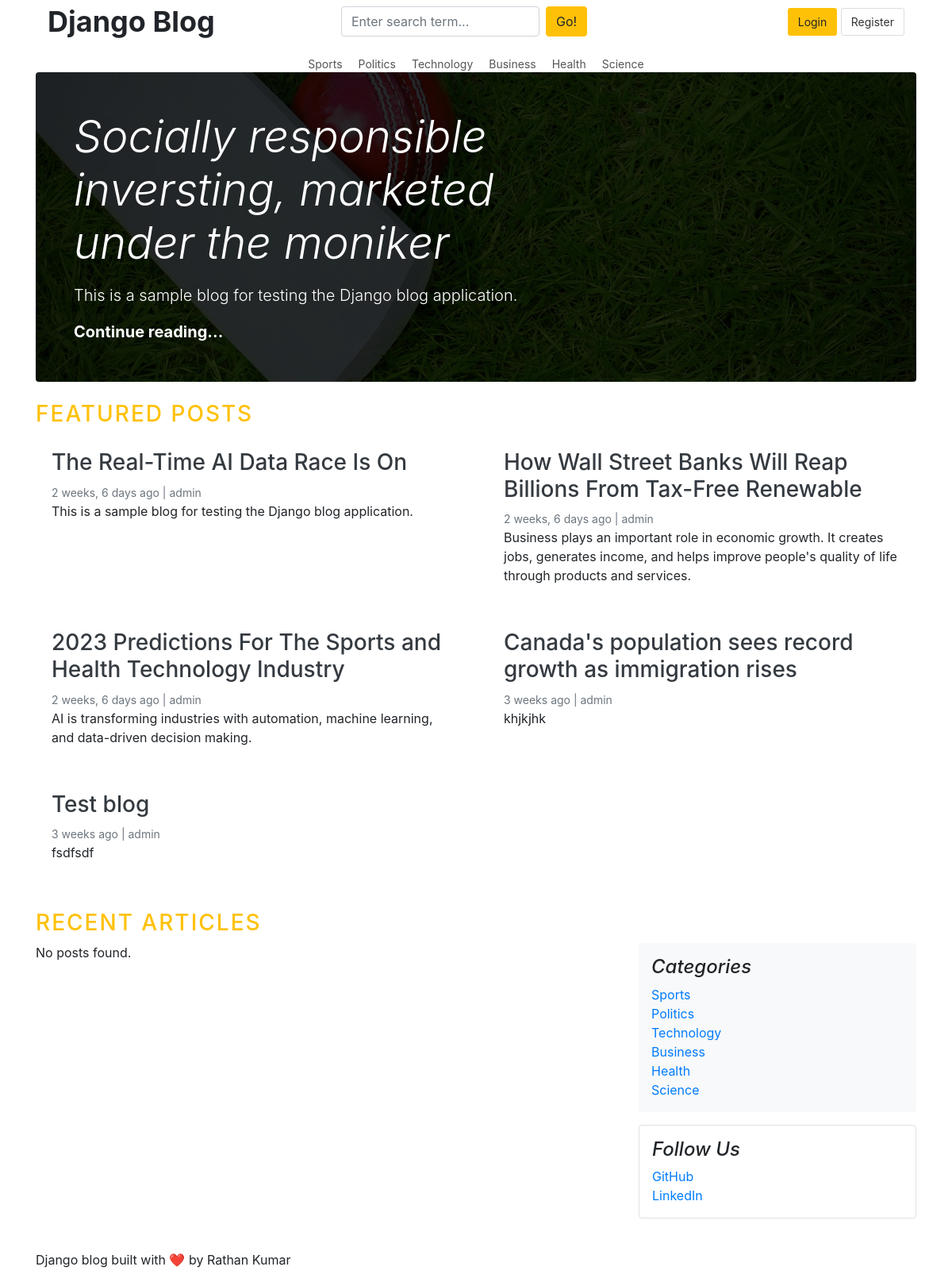
The app's page /, older data.
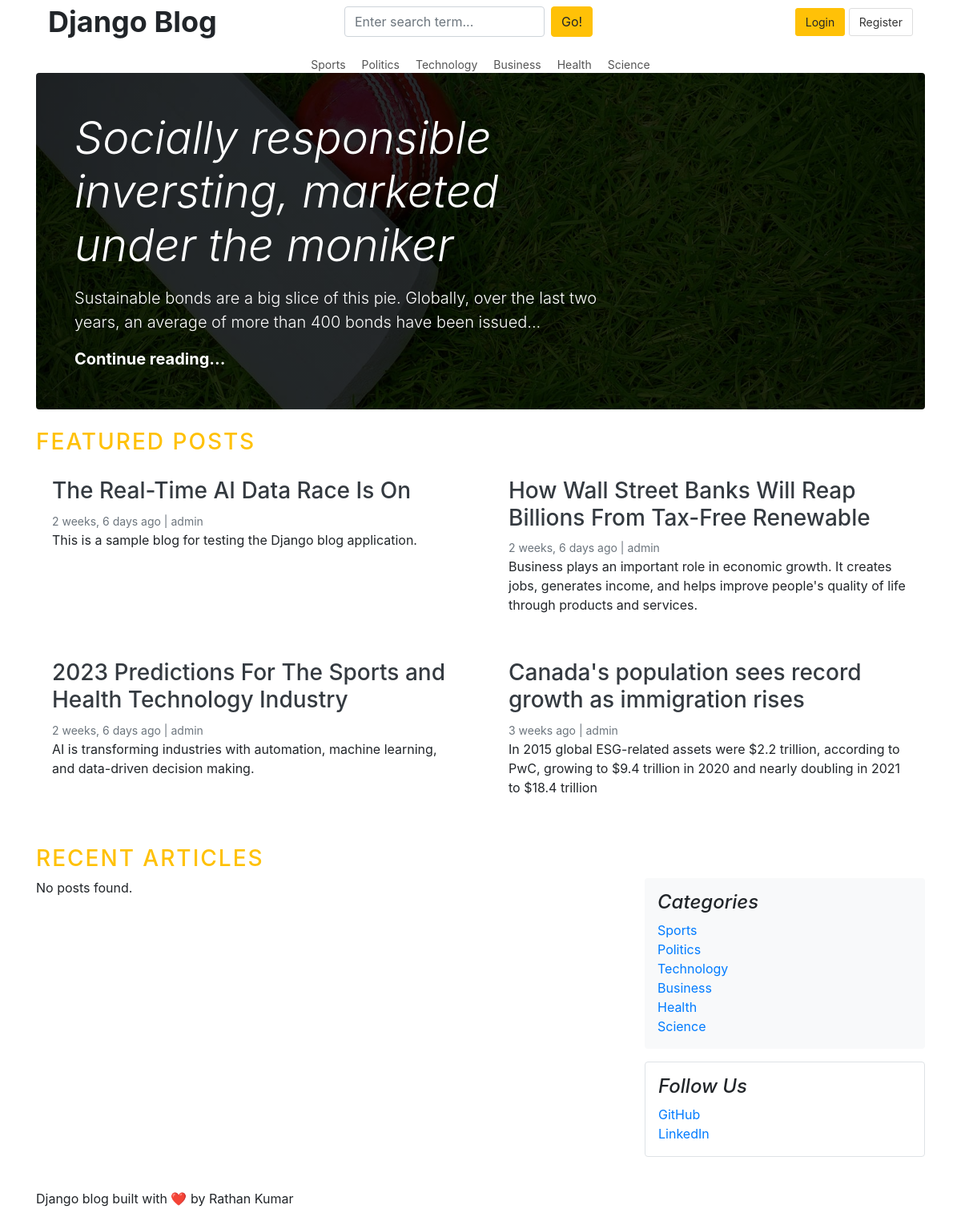
The same page, newer data.
### blog/models.py (models this page shows, shortened)
class Category(models.Model):
    category_name = models.CharField(max_length=50, unique=True)
    created_at = models.DateTimeField(auto_now_add=True)
    updated_at = models.DateTimeField(auto_now=True)
    class Meta:
        verbose_name_plural = 'categories'

class Blog(models.Model):
    title = models.CharField(max_length=100)
    slug = models.SlugField(max_length=150, unique=True, blank=True)
    category = models.ForeignKey(Category, on_delete=models.CASCADE)
    author = models.ForeignKey(User, on_delete=models.CASCADE)
    featured_image = models.ImageField(upload_to='uploads/%Y/%m/%d')
    short_description = models.TextField(max_length=500)
    blog_body = models.TextField(max_length=2000)
    status = models.CharField(max_length=20, choices=STATUS_CHOICES, default="Draft")
    is_featured = models.BooleanField(default=False)
    created_at = models.DateTimeField(auto_now_add=True)
    updated_at = models.DateTimeField(auto_now=True)

### blog/views.py (the view)
# urls.py: path('', views.home, name='home'),
def home(request):
    featured_posts = Blog.objects.filter(
        status='Published',
        is_featured=True
    ).order_by('-created_at')
    posts = Blog.objects.filter(
        status='Published'
    ).exclude(
        is_featured=True
    ).order_by('-created_at')
    paginator = Paginator(posts, 3)  # Show 3 posts per page
    page_number = request.GET.get('page')
    page_obj = paginator.get_page(page_number)
    context = {
        'featured_posts': featured_posts,
        'posts': page_obj,  # Changed from 'posts' to 'page_obj'
        'active_page': 'home',
    }
    return render(request, 'home.html', context)

### blog/context_processor.py (called while the page is built)
def categories_processor(request):
    try:
        categories = Category.objects.all()
        return {'categories': categories}
    except:
        return {'categories': []}

def social_links_processor(request):
    try:
        social_links = SocialLink.objects.all()
        return {'social_links': social_links}
    except:
        return {'social_links': []}

def about_processor(request):
    try:
        about = AboutUs.objects.first()
        return {'about': about}
    except:
        return {'about': None}

### blog_main/templates/home.html (shortened to what the changed rows need)
{% extends 'base.html' %}
{% block content %}
{% if featured_posts %}
    {% for post in featured_posts %}
        {% if forloop.first %}
            <div class="jumbotron p-3 p-md-5 text-white rounded bg-dark mb-4"
                 {% if post.featured_image %}
                 style="background-image: linear-gradient(rgba(0,0,0,0.6), rgba(0,0,0,0.6)), url('{{ post.featured_image.url }}');
                        background-size: cover;
                        background-position: center;
                        background-blend-mode: overlay;"
                 {% endif %}>
                <div class="col-md-8 px-0">
                    <h1 class="display-4 font-italic">
                        {{ post.title }}
                    </h1>
                    <p class="lead my-3">
                        {{ post.short_description|truncatewords:25 }}
                    </p>
                    <p class="lead mb-0">
                        <a href="{% url 'blog' post.slug %}" class="text-white font-weight-bold">
                            Continue reading...
                        </a>
                    </p>
                </div>
            </div>
        {% endif %}
    {% endfor %}
{% endif %}
{% if featured_posts|length > 1 %}
    <h3 class="text-uppercase text-warning mt-4" style="letter-spacing: 2px;">
        Featured Posts
    </h3>
    <div class="row mb-4">
        {% for post in featured_posts %}
            {% if not forloop.first %}
                <div class="col-md-6 mb-3">
                    <div class="card border-0">
                        <div class="card-body">
                            <h3>
                                <a href="{% url 'blog' post.slug %}" class="text-dark">
                                    {{ post.title }}
                                </a>
                            </h3>
                            <small class="mb-1 text-muted">
                                {{ post.created_at|timesince }} ago | {{ post.author }}
                            </small>
                            <p class="card-text">
                                {{ post.short_description|truncatewords:25 }}
                            </p>
                        </div>
                    </div>
                </div>
            {% endif %}
        {% endfor %}
    </div>
{% endif %}
<h3 class="text-uppercase text-warning" style="letter-spacing: 2px;">
    Recent Articles
</h3>
<div class="row">
    <div class="col-md-8 blog-main">
    </div>
    <aside class="col-md-4 blog-sidebar">
        <div class="p-3 mb-3 bg-light rounded">
            <ol class="list-unstyled mb-0">
                {% if categories %}
                    {% for cat in categories %}
                        <li>
                            <a href="{% url 'category' cat.id %}" style="color:#007bff; text-decoration:none;">
                                {{ cat.category_name }}
                            </a>
                        </li>
                    {% endfor %}
                {% else %}
                    <li>No categories found.</li>
                {% endif %}
            </ol>
        </div>
    </aside>
</div>
{% endblock %}

### blog_main/templates/base.html (shortened to what the changed rows need)
{% load static %}
<!DOCTYPE html>
<html lang="en">
<head>
    <link
        rel="stylesheet"
        href="https://cdn.jsdelivr.net/npm/bootstrap@4.6.2/dist/css/bootstrap.min.css"
    >
    <link
        rel="stylesheet"
        href="{% static 'css/blog.css' %}"
    >
</head>
<body>
<div class="container">
    <header class="blog-header">
        <div class="container">
            <div class="row">
                <div class="col-12">
                    <nav
                        class="category-nav d-flex justify-content-center flex-wrap"
                        style="gap: 20px;"
                    >
                        {% for cat in categories %}
                            <a
                                href="{% url 'category' cat.id %}"
                                style="
                                    color: #555;
                                    text-decoration: none;
                                    font-size: 14px;
                                "
                            >
                                {{ cat.category_name }}
                            </a>
                        {% endfor %}
                    </nav>
                </div>
            </div>
        </div>
    </header>
    {% block content %}
    {% endblock %}
    <footer class="blog-footer mt-4">
        <p>
        </p>
    </footer>
</div>
</body>
</html>

Row changes from the older to the newer data that the page shows:
removed Blog: title "Test blog", created_at "3 weeks", author "admin", short_description "fsdfsdf", shown under "FEATURED POSTS"
changed Blog "Socially responsible inversting, marketed under the moniker": short_description "This is a sample blog for testing the Django blog application." → "Sustainable bonds are a big slice of this pie. Globally, over the last two years, an average of more than 400 bonds have been issued..."
changed Blog "Canada's population sees record growth as immigration rises": short_description "khjkjhk" → "In 2015 global ESG-related assets were $2.2 trillion, according to PwC, growing to $9.4 trillion in 2020 and nearly doubling in 2021 to $18.4 trillion"
